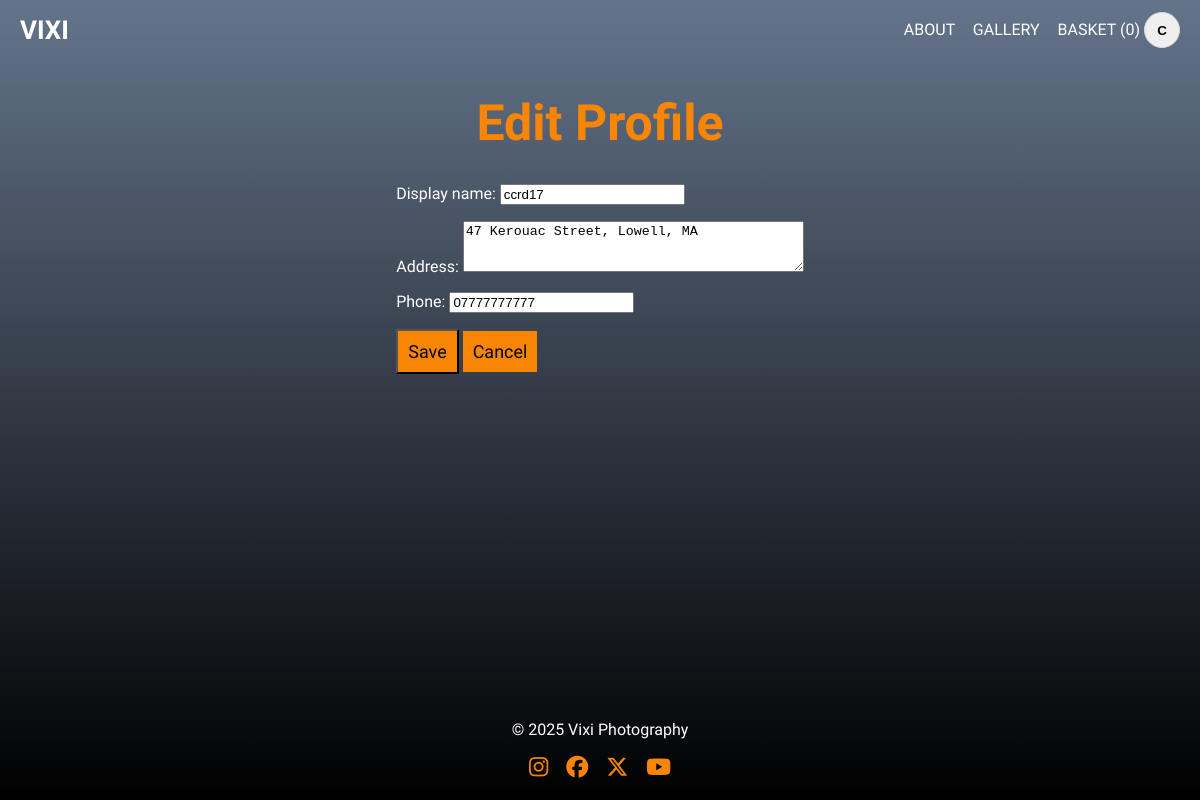
Screenshot of /accounts/profile/edit/ (signed in) with the database file from the repository.
### accounts/models.py (models this page shows, shortened)
class Profile(models.Model):
    user = models.OneToOneField(settings.AUTH_USER_MODEL,
                                on_delete=models.CASCADE)
    display_name = models.CharField(max_length=100, blank=True)
    address = models.TextField(blank=True)
    phone = models.CharField(
        max_length=15,
        blank=True,
        validators=[RegexValidator
                    (r'^\+?[0-9\s\-]+$', 'Enter a valid phone number.')]
    )

### accounts/views.py (the view)
# urls.py: path("profile/edit/", views.profile_edit, name="profile_edit"),
@login_required
def profile_edit(request):
    profile, _ = Profile.objects.get_or_create(user=request.user)
    if request.method == "POST":
        form = ProfileForm(request.POST, instance=profile, user=request.user)
        if form.is_valid():
            form.save()
            messages.success(request, "Profile updated.")
            return redirect("profile")
    else:
        form = ProfileForm(instance=profile, user=request.user)
    return render(request, "accounts/profile_edit.html", {"form": form})

### accounts/forms.py
class ProfileForm(forms.ModelForm):
    def __init__(self, *args, **kwargs):
        self.user = kwargs.pop("user", None)
        super().__init__(*args, **kwargs)
    class Meta:
        model = Profile
        fields = ("display_name", "address", "phone")
        widgets = {
            "display_name": forms.TextInput(attrs={"placeholder": "Name"}),
            "address": forms.Textarea(attrs={"rows": 3, "placeholder": "Address"}),
            "phone": forms.TextInput(attrs={"placeholder": "Phone"}),
        }

### orders/context_processors.py (called while the page is built)
def cart_count(request):
    cart = request.session.get("cart", {})
    total = 0
    for v in cart.values():
        total += int(v.get("qty", 0)) if isinstance(v, dict) else int(v)
    return {"cart_count": total}

### templates/accounts/profile_edit.html (shortened to what this page needs)
{% extends 'base.html' %}
{% block content %}
<h1>Edit Profile</h1>
<form method="post">
  {{ form.as_p }}
  <button class="btn-book" type="submit">Save</button>
  <a class="btn-book" href="{% url 'profile' %}">Cancel</a>
</form>
{% endblock %}

### templates/base.html (shortened to what this page needs)
{% load static %}
<!doctype html>
<html lang="en">
<head>
  <link rel="stylesheet" href="{% static 'css/style.css' %}">
  <link rel="stylesheet" href="{% static 'css/style.css' %}">
</head>
<body class="page {% block body_class %}{% endblock %}">
  <header class="nav">
    <a class="brand btn" href="{% url 'home' %}">VIXI</a>
    <nav class="nav-links">
      <a href="{% url 'about' %}" class="btn">ABOUT</a>
      <a href="{% url 'gallery_index' %}" class="btn">GALLERY</a>
      <a href="{% url 'cart' %}" class="btn">BASKET ({{ cart_count|default:0 }})</a>
      {% if user.is_authenticated %}
  <div class="profile">
    <button class="avatar" id="avatarBtn" aria-haspopup="menu" aria-expanded="false">
      {{ user.username|first|upper }}
    </button>
  </div>
{% else %}
  <a href="{% url 'login' %}">LOGIN</a>
{% endif %}
    </nav>
  </header>
  <main class="container">
    {% block content %}{% endblock %}
  </main>
  <footer class="footer">
    <p>© 2025 Vixi Photography</p>
    <div class="social-links">
      <a href="https://instagram.com" target="_blank" aria-label="Instagram"><i class="fab fa-instagram"></i></a>
      <a href="https://facebook.com" target="_blank" aria-label="Facebook"><i class="fab fa-facebook"></i></a>
      <a href="https://x.com" target="_blank" aria-label="X"><i class="fab fa-x-twitter"></i></a>
      <a href="https://youtube.com" target="_blank" aria-label="youtube"><i class="fab fa-youtube"></i></a>
    </div>
  </footer>
</body>
</html>

### static/css/style.css (style rules this page uses)
body { background: linear-gradient(to bottom, #64748B 0%, #000 100%); background-repeat: no-repeat; background-attachment: fixed; color: #fff; font-family: Marcellus, Arial, sans-serif; margin: 0; padding: 0; display: flex; flex-direction: column; min-height: 100vh; }
h1 { font-family: Marcellus, Arial, sans-serif; text-align: center; margin-bottom: 2rem; font-size: 50px; color: #f88604; }
.profile { position: relative; display: inline-block; }
.avatar { width: 36px; height: 36px; border-radius: 9999px; border: 1px solid #ddd; display: grid; place-items: center; font-weight: 700; cursor: pointer; }
.page { margin:0; }
.container { max-width:1100px; margin:0 auto; flex: 1; }
.nav { background: transparent; color: white; display:flex; justify-content:space-between; align-items:center; padding:12px 20px; }
.brand { font-weight:700; text-decoration:none; color:inherit; font-size: 26px; }
.nav-links a { margin-left:14px; text-decoration:none; color:inherit; }
.btn-book { background: #f88604; color: black; text-decoration: none; font-size: 18px; padding: 10px; font-family: Marcellus, Arial, sans-serif; }
.footer { border-top: 1px solid var(--border); padding: 20px 4vw; text-align: center; background: transparent; color: #fff; }
.social-links { margin-top: 8px; display: flex; justify-content: center; gap: 18px; font-size: 22px; }
.social-links a { text-decoration: none; transition: transform .2s; color: #f88604 !important; }
.social-links i { font-size: 22px; color: var(--fg); }
html, body { height: 100%; }

### rows the page displays
Profile: display_name "ccrd17", address "47 Kerouac Street, Lowell, MA", phone "07777777777"

### other values shown
{{ cart_count|default:0 }} "0"
{{ user.username|first|upper }} "C"
